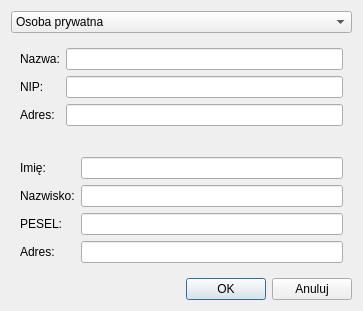
<?xml version="1.0" encoding="UTF-8"?>
<ui version="4.0">
 <class>clientDialog</class>
 <widget class="QDialog" name="clientDialog">
  <property name="geometry">
   <rect>
    <x>0</x>
    <y>0</y>
    <width>363</width>
    <height>311</height>
   </rect>
  </property>
  <property name="windowTitle">
   <string>Dialog</string>
  </property>
  <layout class="QVBoxLayout" name="verticalLayout">
   <item>
    <widget class="QComboBox" name="clientTypeComboBox">
     <item>
      <property name="text">
       <string>Osoba prywatna</string>
      </property>
     </item>
     <item>
      <property name="text">
       <string>Firma</string>
      </property>
     </item>
    </widget>
   </item>
   <item>
    <widget class="QWidget" name="companyWidget" native="true">
     <layout class="QFormLayout" name="formLayout">
      <item row="0" column="0">
       <widget class="QLabel" name="cmpNameLabel">
        <property name="text">
         <string>Nazwa:</string>
        </property>
       </widget>
      </item>
      <item row="0" column="1">
       <widget class="QLineEdit" name="cmpNameLineEdit"/>
      </item>
      <item row="1" column="0">
       <widget class="QLabel" name="cmpNIPLabel">
        <property name="text">
         <string>NIP:</string>
        </property>
       </widget>
      </item>
      <item row="1" column="1">
       <widget class="QLineEdit" name="cmpNIPLineEdit"/>
      </item>
      <item row="2" column="0">
       <widget class="QLabel" name="cmpAddressLabel">
        <property name="text">
         <string>Adres:</string>
        </property>
       </widget>
      </item>
      <item row="2" column="1">
       <widget class="QLineEdit" name="cmpAddressLineEdit"/>
      </item>
     </layout>
    </widget>
   </item>
   <item>
    <widget class="QWidget" name="prvPersonWidget" native="true">
     <layout class="QFormLayout" name="formLayout_3">
      <item row="0" column="0">
       <widget class="QLabel" name="prvNameLabel">
        <property name="text">
         <string>Imię:</string>
        </property>
       </widget>
      </item>
      <item row="0" column="1">
       <widget class="QLineEdit" name="prvNameLineEdit"/>
      </item>
      <item row="1" column="1">
       <widget class="QLineEdit" name="prvSurnameLineEdit"/>
      </item>
      <item row="1" column="0">
       <widget class="QLabel" name="prvSurnameLabel">
        <property name="text">
         <string>Nazwisko:</string>
        </property>
       </widget>
      </item>
      <item row="3" column="1">
       <widget class="QLineEdit" name="prvPESELLineEdit"/>
      </item>
      <item row="3" column="0">
       <widget class="QLabel" name="prvPESELLabel">
        <property name="text">
         <string>PESEL:</string>
        </property>
       </widget>
      </item>
      <item row="5" column="1">
       <widget class="QLineEdit" name="prvAddressLineEdit"/>
      </item>
      <item row="5" column="0">
       <widget class="QLabel" name="prvAdressLabel">
        <property name="text">
         <string>Adres:</string>
        </property>
       </widget>
      </item>
     </layout>
    </widget>
   </item>
   <item>
    <layout class="QHBoxLayout" name="clientDialogButtonsLayout">
     <item>
      <spacer name="horizontalSpacer">
       <property name="orientation">
        <enum>Qt::Horizontal</enum>
       </property>
       <property name="sizeHint" stdset="0">
        <size>
         <width>40</width>
         <height>20</height>
        </size>
       </property>
      </spacer>
     </item>
     <item>
      <widget class="QPushButton" name="clientOkButton">
       <property name="text">
        <string>OK</string>
       </property>
      </widget>
     </item>
     <item>
      <widget class="QPushButton" name="clientCancelButton">
       <property name="text">
        <string>Anuluj</string>
       </property>
      </widget>
     </item>
    </layout>
   </item>
  </layout>
 </widget>
 <resources/>
 <connections/>
</ui>
